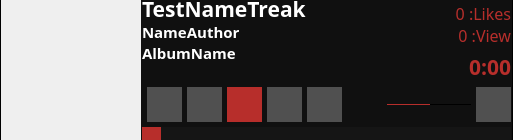
     <widget class="QGroupBox" name="PlayerBox">
      <property name="minimumSize">
       <size>
        <width>0</width>
        <height>140</height>
       </size>
      </property>
      <property name="maximumSize">
       <size>
        <width>16777215</width>
        <height>140</height>
       </size>
      </property>
      <property name="styleSheet">
       <string notr="true">QGroupBox{
   border:1px solid;
   border-color:rgb(0,0,0);
   border-top:0; 
   border-bottom:0;
   backgorund-color:rgba(100, 100, 100,1);
}</string>
      </property>
      <layout class="QHBoxLayout" name="PlayerBoxFirk">
       <property name="spacing">
        <number>0</number>
       </property>
       <property name="leftMargin">
        <number>0</number>
       </property>
       <property name="topMargin">
        <number>0</number>
       </property>
       <property name="rightMargin">
        <number>0</number>
       </property>
       <property name="bottomMargin">
        <number>0</number>
       </property>
       <item>
        <widget class="QFrame" name="Visualframe">
         <property name="enabled">
          <bool>true</bool>
         </property>
         <property name="minimumSize">
          <size>
           <width>140</width>
           <height>140</height>
          </size>
         </property>
         <property name="maximumSize">
          <size>
           <width>140</width>
           <height>140</height>
          </size>
         </property>
         <property name="frameShape">
          <enum>QFrame::NoFrame</enum>
         </property>
         <property name="frameShadow">
          <enum>QFrame::Plain</enum>
         </property>
         <widget class="QLabel" name="AlbumImg">
          <property name="geometry">
           <rect>
            <x>0</x>
            <y>0</y>
            <width>140</width>
            <height>140</height>
           </rect>
          </property>
          <property name="minimumSize">
           <size>
            <width>140</width>
            <height>140</height>
           </size>
          </property>
          <property name="maximumSize">
           <size>
            <width>140</width>
            <height>140</height>
           </size>
          </property>
          <property name="text">
           <string/>
          </property>
          <property name="pixmap">
           <pixmap>img/Missing_Texture.png</pixmap>
          </property>
          <property name="scaledContents">
           <bool>false</bool>
          </property>
          <property name="alignment">
           <set>Qt::AlignCenter</set>
          </property>
         </widget>
         <widget class="QPushButton" name="MSMPmenu">
          <property name="geometry">
           <rect>
            <x>0</x>
            <y>0</y>
            <width>30</width>
            <height>30</height>
           </rect>
          </property>
          <property name="styleSheet">
           <string notr="true"> 
QPushButton{
  background-color: rgba(18, 18, 18,0);
  color: rgba(18, 18, 18,0);
  border: none;
}
QPushButton:hover{
  background-color: rgba(100,100, 100);
  color: rgb(100,100, 100);
  border: none;
  border-image : url(/media/maxsspeaker/HDD_gamesWin/YandexDisk/python-projects/MSMPstream/MSMPstreamGit//img/icon.png);
}

QPushButton:pressed{
  background-color: rgba(200,200, 200);
  color:  rgb(200,200, 200);
  border: none;
  border-image : url(/media/maxsspeaker/HDD_gamesWin/YandexDisk/python-projects/MSMPstream/MSMPstreamGit//img/icon.png);
}
</string>
          </property>
          <property name="text">
           <string notr="true"/>
          </property>
          <property name="iconSize">
           <size>
            <width>30</width>
            <height>30</height>
           </size>
          </property>
          <property name="shortcut">
           <string notr="true"/>
          </property>
          <property name="autoRepeat">
           <bool>false</bool>
          </property>
          <property name="autoExclusive">
           <bool>false</bool>
          </property>
          <property name="flat">
           <bool>true</bool>
          </property>
         </widget>
        </widget>
       </item>
       <item>
        <widget class="QGroupBox" name="ContorlPanel">
         <property name="minimumSize">
          <size>
           <width>0</width>
           <height>142</height>
          </size>
         </property>
         <property name="maximumSize">
          <size>
           <width>16777215</width>
           <height>142</height>
          </size>
         </property>
         <property name="styleSheet">
          <string notr="true">QGroupBox{
   background-color:rgb(16,16,16);/*qlineargradient(spread:pad, x1:0.278, y1:1, x2:0, y2:1, stop:0 rgba(0, 0, 0, 255), stop:1 rgba(255, 255, 255, 255));*/
   color:rgb(0,0,0);
   border:none;
   border-bottom: 1px solid;
}</string>
         </property>
         <layout class="QVBoxLayout" name="ControlPanelFirk">
          <property name="spacing">
           <number>0</number>
          </property>
          <property name="leftMargin">
           <number>0</number>
          </property>
          <property name="topMargin">
           <number>0</number>
          </property>
          <property name="rightMargin">
           <number>0</number>
          </property>
          <property name="bottomMargin">
           <number>0</number>
          </property>
          <item>
           <layout class="QHBoxLayout" name="horizontalLayout_3">
            <property name="spacing">
             <number>0</number>
            </property>
            <property name="leftMargin">
             <number>0</number>
            </property>
            <property name="rightMargin">
             <number>0</number>
            </property>
            <item>
             <layout class="QVBoxLayout" name="verticalLayout_3">
              <property name="spacing">
               <number>5</number>
              </property>
              <item>
               <widget class="QLabel" name="TreakName">
                <property name="sizePolicy">
                 <sizepolicy hsizetype="Ignored" vsizetype="Preferred">
                  <horstretch>1</horstretch>
                  <verstretch>0</verstretch>
                 </sizepolicy>
                </property>
                <property name="minimumSize">
                 <size>
                  <width>0</width>
                  <height>0</height>
                 </size>
                </property>
                <property name="maximumSize">
                 <size>
                  <width>16777215</width>
                  <height>16777215</height>
                 </size>
                </property>
                <property name="font">
                 <font>
                  <family>Chicago</family>
                  <pointsize>16</pointsize>
                  <bold>true</bold>
                 </font>
                </property>
                <property name="styleSheet">
                 <string notr="true">QLabel{
background-color: rgba(0,0,0,0);
color:white;
}</string>
                </property>
                <property name="text">
                 <string>TestNameTreak</string>
                </property>
               </widget>
              </item>
              <item>
               <widget class="QLabel" name="AuthorName">
                <property name="sizePolicy">
                 <sizepolicy hsizetype="Ignored" vsizetype="Preferred">
                  <horstretch>1</horstretch>
                  <verstretch>0</verstretch>
                 </sizepolicy>
                </property>
                <property name="maximumSize">
                 <size>
                  <width>16777215</width>
                  <height>18</height>
                 </size>
                </property>
                <property name="font">
                 <font>
                  <family>Chicago</family>
                  <pointsize>11</pointsize>
                  <bold>true</bold>
                 </font>
                </property>
                <property name="styleSheet">
                 <string notr="true">QLabel{
background-color: rgba(0,0,0,0);
color:white;
}</string>
                </property>
                <property name="text">
                 <string>NameAuthor</string>
                </property>
               </widget>
              </item>
              <item>
               <widget class="QLabel" name="AlbumName">
                <property name="enabled">
                 <bool>true</bool>
                </property>
                <property name="sizePolicy">
                 <sizepolicy hsizetype="Ignored" vsizetype="Preferred">
                  <horstretch>1</horstretch>
                  <verstretch>0</verstretch>
                 </sizepolicy>
                </property>
                <property name="maximumSize">
                 <size>
                  <width>16777215</width>
                  <height>15</height>
                 </size>
                </property>
                <property name="font">
                 <font>
                  <family>Chicago</family>
                  <pointsize>11</pointsize>
                  <bold>true</bold>
                 </font>
                </property>
                <property name="mouseTracking">
                 <bool>false</bool>
                </property>
                <property name="styleSheet">
                 <string notr="true">QLabel{
background-color: rgba(0,0,0,0);
color:white;
}</string>
                </property>
                <property name="text">
                 <string>AlbumName</string>
                </property>
               </widget>
              </item>
              <item>
               <spacer name="horizontalSpacer_2">
                <property name="orientation">
                 <enum>Qt::Horizontal</enum>
                </property>
                <property name="sizeHint" stdset="0">
                 <size>
                  <width>40</width>
                  <height>0</height>
                 </size>
                </property>
               </spacer>
              </item>
              <item>
               <widget class="QLabel" name="DataPath">
                <property name="sizePolicy">
                 <sizepolicy hsizetype="Ignored" vsizetype="Preferred">
                  <horstretch>0</horstretch>
                  <verstretch>0</verstretch>
                 </sizepolicy>
                </property>
                <property name="font">
                 <font>
                  <family>Chicago</family>
                  <pointsize>10</pointsize>
                  <bold>true</bold>
                 </font>
                </property>
                <property name="styleSheet">
                 <string notr="true">QLabel{
background-color: rgba(0,0,0,0);
color:white;
}</string>
                </property>
                <property name="text">
                 <string/>
                </property>
               </widget>
              </item>
             </layout>
            </item>
            <item>
             <layout class="QVBoxLayout" name="verticalLayout_6">
              <property name="spacing">
               <number>5</number>
              </property>
              <property name="leftMargin">
               <number>0</number>
              </property>
              <property name="rightMargin">
               <number>0</number>
              </property>
              <property name="bottomMargin">
               <number>0</number>
              </property>
              <item>
               <spacer name="verticalSpacer">
                <property name="orientation">
                 <enum>Qt::Vertical</enum>
                </property>
                <property name="sizeHint" stdset="0">
                 <size>
                  <width>20</width>
                  <height>40</height>
                 </size>
                </property>
               </spacer>
              </item>
              <item>
               <widget class="QLabel" name="InfoLabel">
                <property name="sizePolicy">
                 <sizepolicy hsizetype="Preferred" vsizetype="Preferred">
                  <horstretch>1</horstretch>
                  <verstretch>0</verstretch>
                 </sizepolicy>
                </property>
                <property name="font">
                 <font>
                  <family>Chicago</family>
                  <pointsize>12</pointsize>
                 </font>
                </property>
                <property name="styleSheet">
                 <string notr="true">QLabel{
background-color: rgba(0,0,0,0);
color: rgb(183,46,43);
}</string>
                </property>
                <property name="text">
                 <string>0 :Likes
0 :View</string>
                </property>
                <property name="alignment">
                 <set>Qt::AlignBottom|Qt::AlignRight|Qt::AlignTrailing</set>
                </property>
               </widget>
              </item>
              <item>
               <widget class="QLabel" name="TimePlayCounter">
                <property name="sizePolicy">
                 <sizepolicy hsizetype="Preferred" vsizetype="Preferred">
                  <horstretch>1</horstretch>
                  <verstretch>0</verstretch>
                 </sizepolicy>
                </property>
                <property name="font">
                 <font>
                  <family>Chicago</family>
                  <pointsize>16</pointsize>
                  <bold>true</bold>
                 </font>
                </property>
                <property name="styleSheet">
                 <string notr="true">QLabel{
background-color: rgba(0,0,0,0);
color:rgb(183,46,43);
}</string>
                </property>
                <property name="text">
                 <string>0:00</string>
                </property>
                <property name="alignment">
                 <set>Qt::AlignRight|Qt::AlignTrailing|Qt::AlignVCenter</set>
                </property>
               </widget>
              </item>
             </layout>
            </item>
           </layout>
          </item>
          <item>
           <layout class="QHBoxLayout" name="horizontalLayout_2">
            <property name="spacing">
             <number>5</number>
            </property>
            <property name="leftMargin">
             <number>5</number>
            </property>
            <property name="topMargin">
             <number>5</number>
            </property>
            <property name="bottomMargin">
             <number>5</number>
            </property>
            <item>
             <widget class="QPushButton" name="PreviousTreakButton">
              <property name="minimumSize">
               <size>
                <width>35</width>
                <height>35</height>
               </size>
              </property>
              <property name="maximumSize">
               <size>
                <width>35</width>
                <height>35</height>
               </size>
              </property>
              <property name="styleSheet">
               <string notr="true">QPushButton{
  background-color:  rgb(80, 80, 80);
  border: none;
  border-image: url(/media/maxsspeaker/HDD_gamesWin/YandexDisk/python-projects/MSMPstream/MSMPstreamGit//img/previousNew.png);
}
QPushButton:hover{
  background-color: rgb(183,46,43);
  border: none;
  border-image: url(/media/maxsspeaker/HDD_gamesWin/YandexDisk/python-projects/MSMPstream/MSMPstreamGit//img/previousNew.png);
}

QPushButton:pressed{
  background-color: rgb(183,46,43);
  border: none;
  border-image: url(/media/maxsspeaker/HDD_gamesWin/YandexDisk/python-projects/MSMPstream/MSMPstreamGit//img/previousNewA.png);

}</string>
              </property>
              <property name="text">
               <string/>
              </property>
              <property name="iconSize">
               <size>
                <width>33</width>
                <height>33</height>
               </size>
              </property>
              <property name="checkable">
               <bool>false</bool>
              </property>
              <property name="flat">
               <bool>false</bool>
              </property>
             </widget>
            </item>
            <item>
             <widget class="QPushButton" name="StopButton">
              <property name="minimumSize">
               <size>
                <width>35</width>
                <height>35</height>
               </size>
              </property>
              <property name="maximumSize">
               <size>
                <width>35</width>
                <height>35</height>
               </size>
              </property>
              <property name="styleSheet">
               <string notr="true">QPushButton{
  background-color:  rgb(80, 80, 80);
  border: none;
  border-image: url(/media/maxsspeaker/HDD_gamesWin/YandexDisk/python-projects/MSMPstream/MSMPstreamGit//img/stopNew.png);
  
}
QPushButton:hover{
  background-color: rgb(183,46,43);
  border: none;
 
  border-image: url(/media/maxsspeaker/HDD_gamesWin/YandexDisk/python-projects/MSMPstream/MSMPstreamGit//img/stopNew.png);
}

QPushButton:pressed{
  background-color:  rgb(80, 80, 80);
  border: none;
  border-image: url(/media/maxsspeaker/HDD_gamesWin/YandexDisk/python-projects/MSMPstream/MSMPstreamGit//img/stopNewA.png);

}</string>
              </property>
              <property name="text">
               <string/>
              </property>
              <property name="iconSize">
               <size>
                <width>30</width>
                <height>30</height>
               </size>
              </property>
              <property name="checkable">
               <bool>false</bool>
              </property>
             </widget>
            </item>
            <item>
             <widget class="QPushButton" name="PlayButton">
              <property name="minimumSize">
               <size>
                <width>35</width>
                <height>35</height>
               </size>
              </property>
              <property name="maximumSize">
               <size>
                <width>35</width>
                <height>35</height>
               </size>
              </property>
              <property name="styleSheet">
               <string notr="true">QPushButton{
  background-color: rgb(183,46,43);
  border: none;
  border-image: url(/media/maxsspeaker/HDD_gamesWin/YandexDisk/python-projects/MSMPstream/MSMPstreamGit//img/playNew.png);
  
}
QPushButton:hover{
  background-color: rgb(100,100, 100);
  border: none;
 
  border-image: url(/media/maxsspeaker/HDD_gamesWin/YandexDisk/python-projects/MSMPstream/MSMPstreamGit//img/playNew.png);
}

QPushButton:pressed{
  background-color: rgb(183,46,43);
  border: none;
  border-image: url(/media/maxsspeaker/HDD_gamesWin/YandexDisk/python-projects/MSMPstream/MSMPstreamGit//img/playNewA.png);

}</string>
              </property>
              <property name="text">
               <string/>
              </property>
              <property name="iconSize">
               <size>
                <width>30</width>
                <height>30</height>
               </size>
              </property>
             </widget>
            </item>
            <item>
             <widget class="QPushButton" name="PauseButton">
              <property name="minimumSize">
               <size>
                <width>35</width>
                <height>35</height>
               </size>
              </property>
              <property name="maximumSize">
               <size>
                <width>35</width>
                <height>35</height>
               </size>
              </property>
              <property name="styleSheet">
               <string notr="true">QPushButton{
  background-color: rgb(80, 80, 80);
  border: none;
  border-image: url(/media/maxsspeaker/HDD_gamesWin/YandexDisk/python-projects/MSMPstream/MSMPstreamGit//img/pauseNew.png);
  
}
QPushButton:hover{
  background-color: rgb(183,46,43);
  border: none;
 
  border-image: url(/media/maxsspeaker/HDD_gamesWin/YandexDisk/python-projects/MSMPstream/MSMPstreamGit//img/pauseNew.png);
}

QPushButton:pressed{
  background-color: rgb(183,46,43);
  border: none;
  border-image: url(/media/maxsspeaker/HDD_gamesWin/YandexDisk/python-projects/MSMPstream/MSMPstreamGit//img/pauseNewA.png);

}</string>
              </property>
              <property name="text">
               <string/>
              </property>
             </widget>
            </item>
            <item>
             <widget class="QPushButton" name="NextTreakButton">
              <property name="minimumSize">
               <size>
                <width>35</width>
                <height>35</height>
               </size>
              </property>
              <property name="maximumSize">
               <size>
                <width>35</width>
                <height>35</height>
               </size>
              </property>
              <property name="styleSheet">
               <string notr="true">QPushButton{
  background-color: rgb(80, 80, 80);
  border: none;
  border-image: url(/media/maxsspeaker/HDD_gamesWin/YandexDisk/python-projects/MSMPstream/MSMPstreamGit//img/nextNew.png);
}
QPushButton:hover{
  background-color: rgb(183,46,43);
  border: none;
  border-image: url(/media/maxsspeaker/HDD_gamesWin/YandexDisk/python-projects/MSMPstream/MSMPstreamGit//img/nextNew.png);
}

QPushButton:pressed{
  background-color: rgb(183,46,43);
  border: none;
  border-image: url(/media/maxsspeaker/HDD_gamesWin/YandexDisk/python-projects/MSMPstream/MSMPstreamGit//img/nextNewA.png);

}</string>
              </property>
              <property name="text">
               <string/>
              </property>
              <property name="iconSize">
               <size>
                <width>30</width>
                <height>30</height>
               </size>
              </property>
             </widget>
            </item>
            <item>
             <spacer name="horizontalSpacer">
              <property name="orientation">
               <enum>Qt::Horizontal</enum>
              </property>
              <property name="sizeHint" stdset="0">
               <size>
                <width>40</width>
                <height>20</height>
               </size>
              </property>
             </spacer>
            </item>
            <item>
             <widget class="QSlider" name="VolumeSlider">
              <property name="sizePolicy">
               <sizepolicy hsizetype="Expanding" vsizetype="Fixed">
                <horstretch>1</horstretch>
                <verstretch>0</verstretch>
               </sizepolicy>
              </property>
              <property name="minimumSize">
               <size>
                <width>50</width>
                <height>0</height>
               </size>
              </property>
              <property name="maximumSize">
               <size>
                <width>150</width>
                <height>16777215</height>
               </size>
              </property>
              <property name="styleSheet">
               <string notr="true">
QSlider{
background-color: rgba(0,0,0,0);
border: 0px solid;
 border-color:rgb(128, 128, 128);
 height: 15px;
}
/*
QSlider::groove:horizontal {
    border: 1px solid;
    height: 22px;
    margin: 0px;
    border-color:rgb(128, 128, 128);
    }
QSlider::handle:horizontal {
    background-color: white;
    height: 40px;
    width: 1px;
    margin: -15px 0px;
   
    }
*/

QSlider{
            }
            QSlider::groove:horizontal {  
                 height: 1px;
                margin: 0px;
                border-radius: 0px;
                background: rgb(0,0,0);
            }
            QSlider::handle:horizontal {
                /*background: #b00;
                width: 8px;*/
                background-color: white;
                width: 0px;
                border-radius: 0px;
            }
            QSlider::sub-page:qlineargradient {
                background: rgb(183,46,43);
                border-radius: 0px;
            }</string>
              </property>
              <property name="value">
               <number>50</number>
              </property>
              <property name="orientation">
               <enum>Qt::Horizontal</enum>
              </property>
              <property name="tickPosition">
               <enum>QSlider::NoTicks</enum>
              </property>
             </widget>
            </item>
            <item>
             <widget class="QPushButton" name="PlayModeTreak">
              <property name="minimumSize">
               <size>
                <width>35</width>
                <height>35</height>
               </size>
              </property>
              <property name="maximumSize">
               <size>
                <width>35</width>
                <height>35</height>
               </size>
              </property>
              <property name="styleSheet">
               <string notr="true">QPushButton{
  background-color: rgb(80, 80, 80);
  border: none;
  border-image: url(/media/maxsspeaker/HDD_gamesWin/YandexDisk/python-projects/MSMPstream/MSMPstreamGit//img/nexttreakNew.png);
}
QPushButton:hover{
  background-color: rgb(183,46,43);
  border: none;
  border-image: url(/media/maxsspeaker/HDD_gamesWin/YandexDisk/python-projects/MSMPstream/MSMPstreamGit//img/nexttreakNew.png);
}

QPushButton:pressed{
  background-color: rgb(183,46,43);
  border: none;
  border-image: url(/media/maxsspeaker/HDD_gamesWin/YandexDisk/python-projects/MSMPstream/MSMPstreamGit//img/nexttreakNewA.png);

}</string>
              </property>
              <property name="text">
               <string/>
              </property>
              <property name="iconSize">
               <size>
                <width>30</width>
                <height>30</height>
               </size>
              </property>
             </widget>
            </item>
           </layout>
          </item>
          <item>
           <widget class="QSlider" name="ProgressBarTreakSlider">
            <property name="autoFillBackground">
             <bool>false</bool>
            </property>
            <property name="styleSheet">
             <string notr="true">
QSlider{
background-color: rgba(0,0,0,0);
border: 0px solid;
 border-color:rgb(128, 128, 128);
}
/*
QSlider::groove:horizontal {
    border: 1px solid;
    height: 22px;
    margin: 0px;
    border-color:rgb(128, 128, 128);
    }
QSlider::handle:horizontal {
    background-color: white;
    height: 40px;
    width: 1px;
    margin: -15px 0px;
   
    }
*/

QSlider{
            }
            QSlider::groove:horizontal {  
                 height: 22px;
                margin: 0px;
                border-radius: 0px;
                background: rgba(21,21,21,1);
            }
            QSlider::handle:horizontal {
                /*background: #b00;
                width: 8px;*/
                background-color: white;
                width: 0px;
                border-radius: 0px;
            }
            QSlider::sub-page:qlineargradient {
                background: rgb(183,46,43);
                border-radius: 0px;
            }</string>
            </property>
            <property name="maximum">
             <number>1000</number>
            </property>
            <property name="singleStep">
             <number>300</number>
            </property>
            <property name="value">
             <number>50</number>
            </property>
            <property name="tracking">
             <bool>false</bool>
            </property>
            <property name="orientation">
             <enum>Qt::Horizontal</enum>
            </property>
            <property name="invertedAppearance">
             <bool>false</bool>
            </property>
            <property name="invertedControls">
             <bool>false</bool>
            </property>
            <property name="tickPosition">
             <enum>QSlider::NoTicks</enum>
            </property>
           </widget>
          </item>
         </layout>
        </widget>
       </item>
      </layout>
     </widget>
